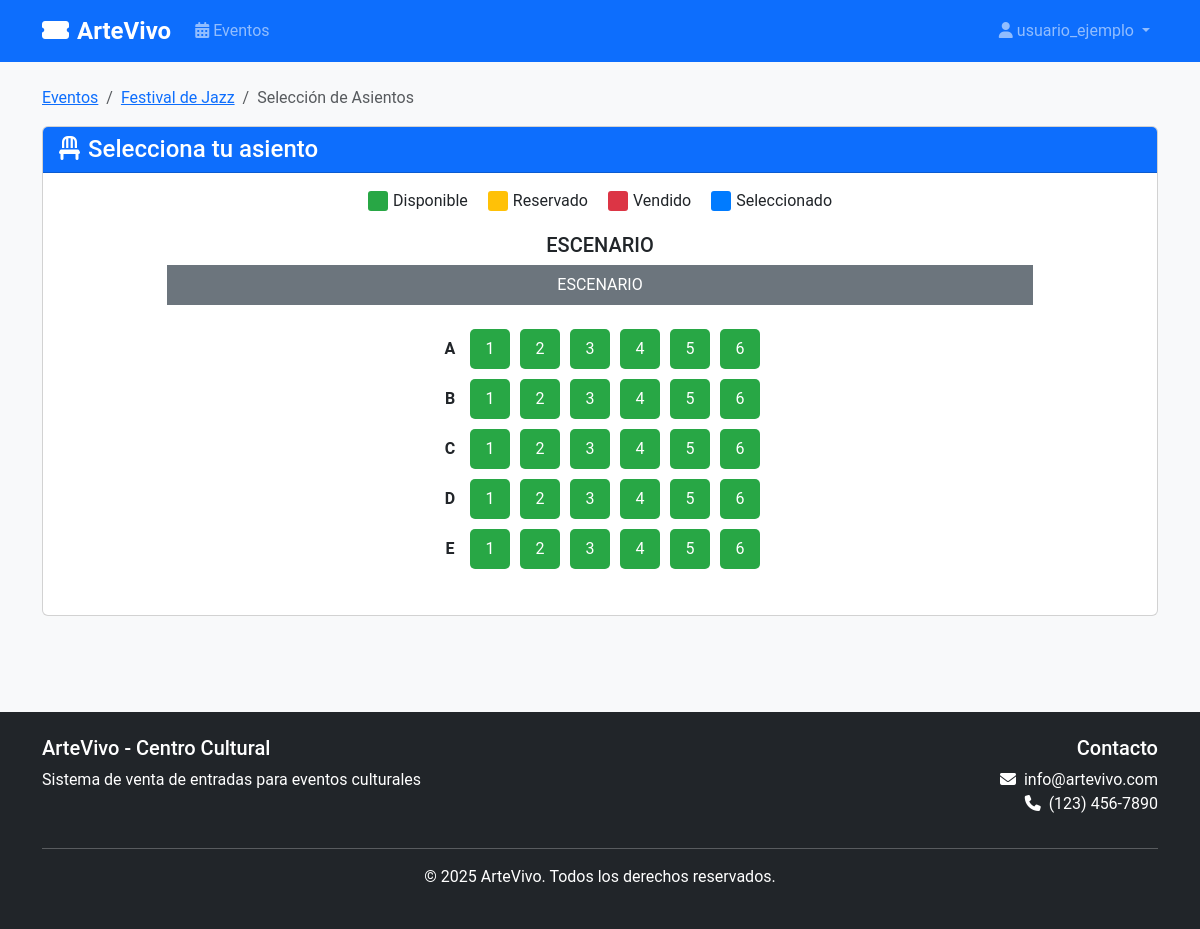
Page /eventos/2/asientos (signed in) on the committed database.
### app/models/usuario.py (models this page shows, shortened)
class Usuario(UserMixin, db.Model):
    __tablename__ = 'usuarios'
    id = db.Column(db.Integer, primary_key=True)
    nombre_usuario = db.Column(db.String(64), unique=True, index=True)
    correo = db.Column(db.String(120), unique=True, index=True)
    password_hash = db.Column(db.String(128))
    ventas = db.relationship('Venta', backref='comprador', lazy='dynamic')
    @property
    def password(self):
        raise AttributeError('password no es un atributo legible')

### app/models/evento.py (models this page shows, shortened)
class Evento(db.Model):
    __tablename__ = 'eventos'
    id = db.Column(db.Integer, primary_key=True)
    nombre = db.Column(db.String(255), nullable=False)
    descripcion = db.Column(db.Text, nullable=False)
    fecha = db.Column(db.Date, nullable=False)
    hora = db.Column(db.Time, nullable=False)
    lugar = db.Column(db.String(255), nullable=False)
    imagen = db.Column(db.String(255), nullable=True)  # URL o ruta a la imagen del evento
    capacidad = db.Column(db.Integer, default=30)  # Capacidad total del evento (30 asientos por defecto)
    asientos = db.relationship('Asiento', backref='evento', lazy='dynamic', cascade='all, delete-orphan')
    ventas = db.relationship('Venta', backref='evento_relacionado', lazy='dynamic')

### app/models/asiento.py (models this page shows, shortened)
class Asiento(db.Model):
    __tablename__ = 'asientos'
    id = db.Column(db.Integer, primary_key=True)
    evento_id = db.Column(db.Integer, db.ForeignKey('eventos.id'), nullable=False)
    fila = db.Column(db.String(10), nullable=False)
    numero_asiento = db.Column(db.Integer, nullable=False)
    estado = db.Column(db.String(20), default='disponible')  # disponible, reservado, vendido
    precio = db.Column(db.Float, nullable=False, default=0.0)
    posicion_x = db.Column(db.Integer, nullable=False)  # Posición X en el diagrama (columna)
    posicion_y = db.Column(db.Integer, nullable=False)  # Posición Y en el diagrama (fila)
    tipo = db.Column(db.String(20), default='normal')  # normal, vip, discapacitados, etc.
    ventas = db.relationship('Venta', backref='asiento_relacionado', lazy='dynamic')

### app/routes/eventos.py (the view)
@eventos_bp.route('/<int:evento_id>/asientos')
@login_required
@swag_from({
    'tags': ['Eventos'],
    'summary': 'Selección de asientos',
    'description': 'Muestra la interfaz para seleccionar asientos para un evento',
    'parameters': [
        {
            'name': 'evento_id',
            'in': 'path',
            'type': 'integer',
            'required': True,
            'description': 'ID del evento'
        }
    ],
    'responses': {
        '200': {
            'description': 'Interfaz de selección de asientos'
        },
        '404': {
            'description': 'Evento no encontrado'
        }
    }
})
def asientos(evento_id):
    evento = Evento.query.get_or_404(evento_id)
    asientos = Asiento.query.filter_by(evento_id=evento_id).all()
    asientos_por_fila = {}
    for asiento in asientos:
        if asiento.fila not in asientos_por_fila:
            asientos_por_fila[asiento.fila] = []
        asientos_por_fila[asiento.fila].append(asiento)
    for fila in asientos_por_fila:
        asientos_por_fila[fila] = sorted(asientos_por_fila[fila], key=lambda x: x.numero_asiento)
    filas_ordenadas = sorted(asientos_por_fila.keys())
    return render_template('eventos/asientos.html',
                           evento=evento,
                           asientos_por_fila=asientos_por_fila,
                           filas_ordenadas=filas_ordenadas)

### app/models/usuario.py (called while the page is built)
@login_manager.user_loader
def load_user(user_id):
    return Usuario.query.get(int(user_id))

### app/templates/eventos/asientos.html (shortened to what this page needs)
{% extends "base.html" %}
{% block content %}
<nav aria-label="breadcrumb">
    <ol class="breadcrumb">
        <li class="breadcrumb-item"><a href="{{ url_for('eventos.lista') }}">Eventos</a></li>
        <li class="breadcrumb-item"><a href="{{ url_for('eventos.detalle', evento_id=evento.id) }}">{{ evento.nombre }}</a></li>
        <li class="breadcrumb-item active">Selección de Asientos</li>
    </ol>
</nav>
<div class="card mb-4">
    <div class="card-header bg-primary text-white">
        <h4 class="mb-0"><i class="fas fa-chair me-2"></i>Selecciona tu asiento</h4>
    </div>
    <div class="card-body">
        <div class="legend">
            <div class="legend-item">
                <div class="legend-color" style="background-color: #28a745;"></div>
                <span>Disponible</span>
            </div>
            <div class="legend-item">
                <div class="legend-color" style="background-color: #ffc107;"></div>
                <span>Reservado</span>
            </div>
            <div class="legend-item">
                <div class="legend-color" style="background-color: #dc3545;"></div>
                <span>Vendido</span>
            </div>
            <div class="legend-item">
                <div class="legend-color" style="background-color: #007bff;"></div>
                <span>Seleccionado</span>
            </div>
        </div>
        <div class="text-center mb-4">
            <h5>ESCENARIO</h5>
            <div class="bg-secondary text-white py-2 mb-4" style="width: 80%; margin: 0 auto;">
                ESCENARIO
            </div>
        </div>
        <div class="seat-map">
            {% for fila in filas_ordenadas %}
            <div class="seat-row">
                <div class="row-label">{{ fila }}</div>
                {% for asiento in asientos_por_fila[fila] %}
                <div class="seat {{ asiento.estado }}"
                     data-id="{{ asiento.id }}"
                     data-fila="{{ asiento.fila }}"
                     data-numero="{{ asiento.numero_asiento }}"
                     data-precio="{{ asiento.precio }}"
                     data-estado="{{ asiento.estado }}">
                    {{ asiento.numero_asiento }}
                </div>
                {% endfor %}
            </div>
            {% endfor %}
        </div>
    </div>
</div>
{% endblock %}

### app/templates/base.html (shortened to what this page needs)
<!DOCTYPE html>
<html lang="es">
  <head>
    <link
      href="https://cdn.jsdelivr.net/npm/bootstrap@5.3.0/dist/css/bootstrap.min.css"
      rel="stylesheet"
    />
    <link
      rel="stylesheet"
      href="https://cdnjs.cloudflare.com/ajax/libs/font-awesome/6.4.0/css/all.min.css"
    />
    <link
      rel="stylesheet"
      href="{{ url_for('static', filename='css/styles.css') }}"
    />
  </head>
  <body>
    <nav class="navbar navbar-expand-lg navbar-dark bg-primary">
      <div class="container">
        <a class="navbar-brand" href="/">
          <i class="fas fa-ticket-alt me-2"></i>ArteVivo
        </a>
        <div class="collapse navbar-collapse" id="navbarNav">
          <ul class="navbar-nav me-auto">
            <li class="nav-item">
              <a class="nav-link" href="{{ url_for('eventos.lista') }}">
                <i class="fas fa-calendar-alt me-1"></i>Eventos
              </a>
            </li>
          </ul>
          <ul class="navbar-nav">
            {% if current_user.is_authenticated %}
            <li class="nav-item dropdown">
              <a
                class="nav-link dropdown-toggle"
                href="#"
                id="navbarDropdown"
                role="button"
                data-bs-toggle="dropdown"
              >
                <i class="fas fa-user me-1"></i>{{ current_user.nombre_usuario
                }}
              </a>
            </li>
            {% endif %}
          </ul>
        </div>
      </div>
    </nav>
    <main class="container py-4">
       {% block content %}{% endblock %}
    </main>
    <footer class="bg-dark text-white py-4 mt-5">
      <div class="container">
        <div class="row">
          <div class="col-md-6">
            <h5>ArteVivo - Centro Cultural</h5>
            <p>Sistema de venta de entradas para eventos culturales</p>
          </div>
          <div class="col-md-6 text-md-end">
            <h5>Contacto</h5>
            <p>
              <i class="fas fa-envelope me-2"></i>info@artevivo.com<br />
              <i class="fas fa-phone me-2"></i>(123) 456-7890
            </p>
          </div>
        </div>
        <hr />
        <div class="text-center">
          <p>&copy; {{ now.year }} ArteVivo. Todos los derechos reservados.</p>
        </div>
      </div>
    </footer>
  </body>
</html>

### app/static/css/styles.css (style rules this page uses)
body { font-family: 'Roboto', sans-serif; color: #333; background-color: #f8f9fa; }
.navbar-brand { font-weight: bold; font-size: 1.5rem; }
footer { margin-top: 2rem; }
.card { transition: transform 0.3s ease, box-shadow 0.3s ease; margin-bottom: 1rem; }
.seat-map { margin: 2rem 0; }

### app/templates/eventos/asientos.html (style rules this page uses)
.seat-map { display: flex; flex-direction: column; align-items: center; margin: 20px 0; }
.row-label { width: 30px; text-align: center; font-weight: bold; }
.seat-row { display: flex; margin-bottom: 10px; align-items: center; }
.seat { width: 40px; height: 40px; margin: 0 5px; display: flex; align-items: center; justify-content: center; border-radius: 5px; cursor: pointer; transition: all 0.3s; }
.seat.disponible { background-color: #28a745; color: white; }
.legend { display: flex; justify-content: center; margin-bottom: 20px; }
.legend-item { display: flex; align-items: center; margin: 0 10px; }
.legend-color { width: 20px; height: 20px; border-radius: 3px; margin-right: 5px; }

### rows in the picture
Usuario: nombre_usuario "usuario_ejemplo"
Evento: nombre "Festival de Jazz"
Asiento: numero_asiento "1"
Asiento: numero_asiento "2"
Asiento: numero_asiento "3"
Asiento: numero_asiento "4"
Asiento: numero_asiento "5"
Asiento: numero_asiento "6"
Asiento: numero_asiento "1"
Asiento: numero_asiento "2"
Asiento: numero_asiento "3"
Asiento: numero_asiento "4"
Asiento: numero_asiento "5"
Asiento: numero_asiento "6"
Asiento: numero_asiento "1"
Asiento: numero_asiento "2"
Asiento: numero_asiento "3"
Asiento: numero_asiento "4"
Asiento: numero_asiento "5"
Asiento: numero_asiento "6"
Asiento: numero_asiento "1"
Asiento: numero_asiento "2"
Asiento: numero_asiento "3"
Asiento: numero_asiento "4"
Asiento: numero_asiento "5"
Asiento: numero_asiento "6"
Asiento: numero_asiento "1"
Asiento: numero_asiento "2"
Asiento: numero_asiento "3"
Asiento: numero_asiento "4"
Asiento: numero_asiento "5"
Asiento: numero_asiento "6"

### other values in the picture
{{ fila }} "A" "B" "C" "D" "E"
